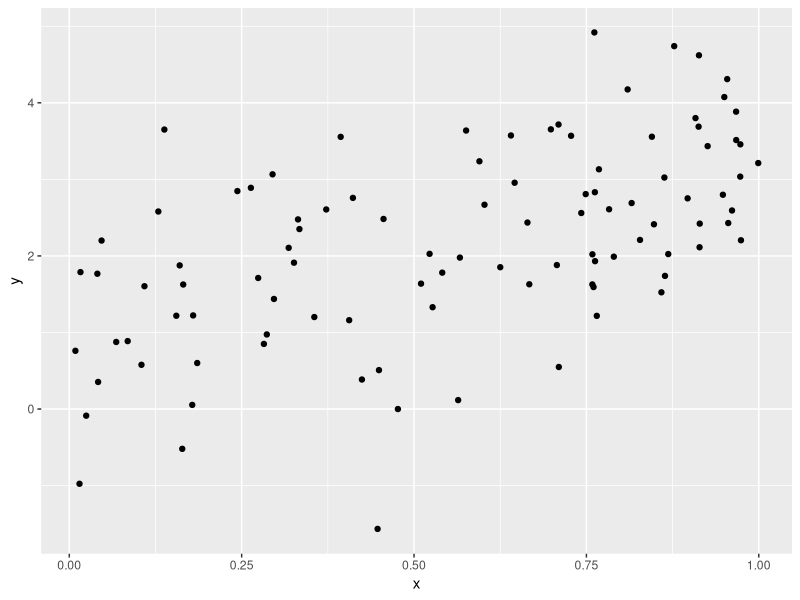

This chart was generated by the following R code:
## ---- chunk 1
library(tidyverse)

plot_df =
  tibble(
    x = runif(100),
    y = 1 + 2 * x + rnorm(100)
  )

plot_df |> 
  ggplot(aes(x = x, y = y)) +
  geom_point()

